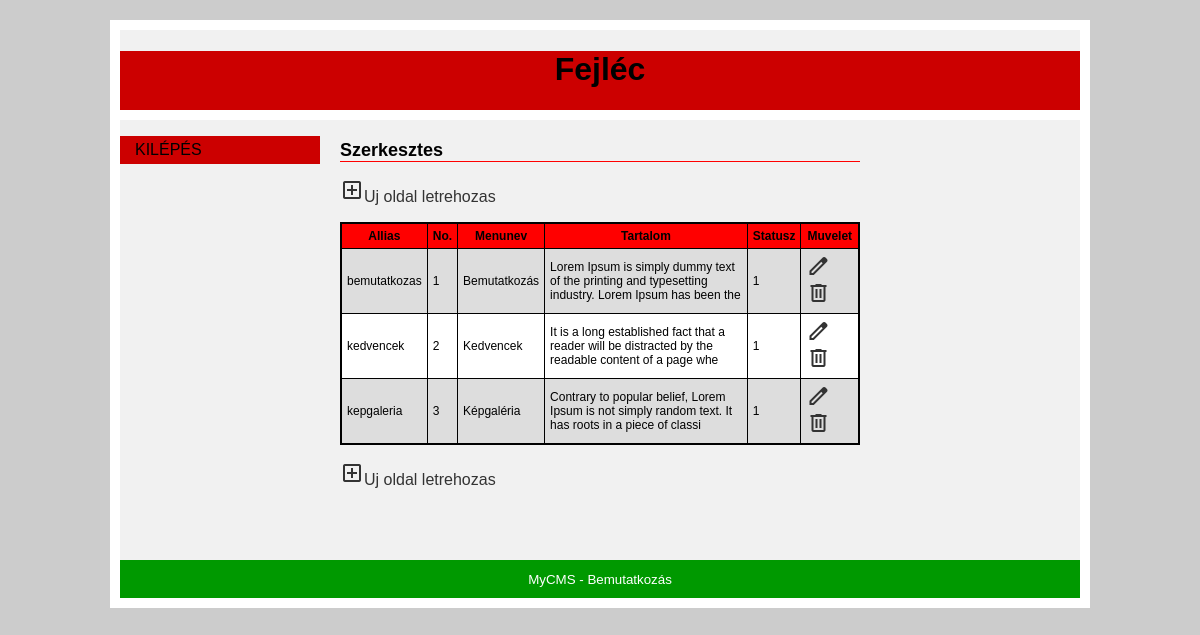
Page /admin/tartalom-szerkesztes.php (signed in) on the committed database.
### tables this page shows
CREATE TABLE IF NOT EXISTS `cms_tartalom` (
  `id` smallint UNSIGNED NOT NULL AUTO_INCREMENT,
  `allias` varchar(32) DEFAULT NULL,
  `sorrend` smallint UNSIGNED NOT NULL,
  `menunev` varchar(32) NOT NULL,
  `tartalom` text NOT NULL,
  `letrehozas` datetime NOT NULL,
  `modositas` datetime DEFAULT NULL,
  `leiras` text,
  `kulcsszavak` text,
  `statusz` tinyint UNSIGNED NOT NULL,
  PRIMARY KEY (`id`)
);

### admin/tartalom-szerkesztes.php (the view, shortened to what this page needs)
<?php
require_once("../adatbazis.php");
$sql        =       "SELECT id, allias, sorrend, menunev, tartalom, statusz
                    FROM cms_tartalom
                    ORDER BY sorrend ASC";
$eredmeny   =       mysqli_query($dbconn, $sql);
$tablazat   =  "<p><a href=\"tartalom-letrehozas.php\"><span class=\"material-symbols-outlined\">add_box</span>Uj oldal letrehozas</a></p>";
$tablazat  .= "<table>\n";
$tablazat .= "<tr>
                <th>Allias</th>
                <th>No.</th>
                <th>Menunev</th>
                <th>Tartalom</th>
                <th>Statusz</th>
                <th>Muvelet</th>
            </tr>\n";
while ($sor = mysqli_fetch_assoc($eredmeny)) {
    $tablazat .= "<tr>
                    <td>{$sor['allias']}</td>
                    <td>{$sor['sorrend']}</td>
                    <td>{$sor['menunev']}</td>
                    <td>" . substr(strip_tags($sor['tartalom']), 0, 100) . "</td>
                    <td>{$sor['statusz']}</td>
                    <td><a href=\"tartalom-modositas.php?id={$sor['id']}\"><span class=\"material-symbols-outlined\">edit</span></a>
                    <a href=\"tartalom-torles.php?id={$sor['id']}\"><span class=\"material-symbols-outlined\" onclick=\"return confirm('Biztos benne?')\">delete</span></a></td>
                </tr>\n";
}
$tablazat  .= "</table>\n";
$tablazat  .=  "<p><a href=\"tartalom-letrehozas.php\"><span class=\"material-symbols-outlined\">add_box</span>Uj oldal letrehozas</a></p>";
$menu   =   "<ul>
                <li><a href=\"kilepes.php\">Kilépés</a></li>
                <li></li>
            </ul>";
$sablon = file_get_contents("sablon.html");
$sablon = str_replace("{{menu}}",           $menu,                 $sablon);
$sablon = str_replace("{{menunev}}",        "Szerkesztes",      $sablon);
$sablon = str_replace("{{tartalom}}",       $tablazat,          $sablon);
$sablon = str_replace("{{oldalsav}}",         "",               $sablon);
print $sablon;

### css/alap.css (style rules this page uses)
body { margin: 0; font-family: Arial; background-color: #ccc; }
table { font-size: 12px; border: solid 2px #000; border-collapse: collapse; }
th, td { padding: 5px; border: solid 1px #000; }
tr:nth-child(2n) { background-color: #ddd; }
tr:nth-child(2n+1) { background-color: #fff; }
th { background-color: #f00; }
#befoglalo { width: 960px; margin: 20px auto; border: solid 10px #fff; background-color: #f1f1f1; }
#fejlec { text-align: center; background-color: #c00; border-bottom: solid 10px #fff; }
#menu { width: 200px; float: left; text-transform: uppercase; }
#menu ul { padding: 0; }
#menu li { display: block; margin-bottom: 2px; list-style-type: none; }
#menu a { color: #000; display: block; padding: 5px 15px; text-decoration: none; background-color: #c00; }
#tartalom { margin: 20px 220px; min-height: 400px; }
#tartalom h2 { margin-top: 0; font-size: 18px; border-bottom: solid 1px #f00; }
#tartalom p { text-align: justify; }
#tartalom a { color: #333; text-decoration: none; }
#lablec { clear: both; text-align: center; background-color: #090; color: #fff; padding: 10px; }

### rows in the picture
cms_tartalom: allias "bemutatkozas", sorrend "1", menunev "Bemutatkozás", tartalom "Lorem Ipsum is simply dummy text of the printing and typesetting industry. Lorem Ipsum has been the", statusz "1"
cms_tartalom: allias "kedvencek", sorrend "2", menunev "Kedvencek", tartalom "It is a long established fact that a reader will be distracted by the readable content of a page whe", statusz "1"
cms_tartalom: allias "kepgaleria", sorrend "3", menunev "Képgaléria", tartalom "Contrary to popular belief, Lorem Ipsum is not simply random text. It has roots in a piece of classi", statusz "1"

### other values in the picture
$sablon "Fejléc Szerkesztes MyCMS - Bemutatkozás"
